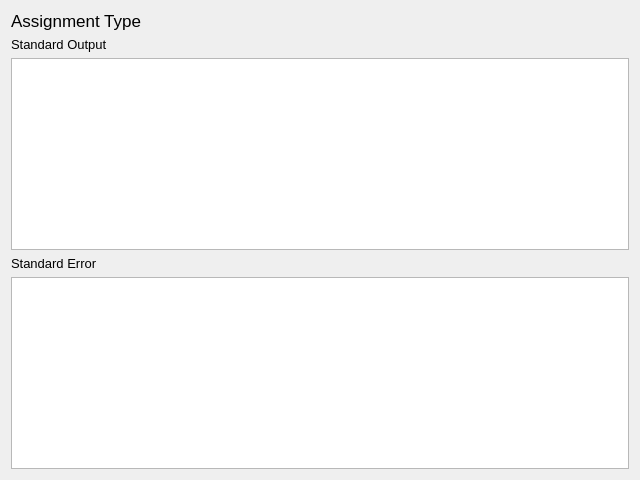
<?xml version="1.0" encoding="UTF-8"?>
<ui version="4.0">
 <class>LogViewer</class>
 <widget class="QWidget" name="LogViewer">
  <property name="geometry">
   <rect>
    <x>0</x>
    <y>0</y>
    <width>640</width>
    <height>480</height>
   </rect>
  </property>
  <property name="windowTitle">
   <string>Form</string>
  </property>
  <property name="styleSheet">
   <string notr="true">QTextEdit {
	font-family: Inconsolata, Lucida Console, Andale Mono, Monaco;
	font-size: 16px;
}</string>
  </property>
  <layout class="QVBoxLayout" name="verticalLayout">
   <item>
    <widget class="QLabel" name="typeLabel">
     <property name="styleSheet">
      <string notr="true">font-size: 17px;</string>
     </property>
     <property name="text">
      <string>Assignment Type</string>
     </property>
    </widget>
   </item>
   <item>
    <widget class="QLabel" name="label_2">
     <property name="styleSheet">
      <string notr="true">font-size: 13px;</string>
     </property>
     <property name="text">
      <string>Standard Output</string>
     </property>
    </widget>
   </item>
   <item>
    <widget class="QTextEdit" name="outputView">
     <property name="undoRedoEnabled">
      <bool>false</bool>
     </property>
     <property name="readOnly">
      <bool>true</bool>
     </property>
    </widget>
   </item>
   <item>
    <widget class="QLabel" name="label_3">
     <property name="styleSheet">
      <string notr="true">font-size: 13px;</string>
     </property>
     <property name="text">
      <string>Standard Error</string>
     </property>
    </widget>
   </item>
   <item>
    <widget class="QTextEdit" name="errorView">
     <property name="undoRedoEnabled">
      <bool>false</bool>
     </property>
     <property name="readOnly">
      <bool>true</bool>
     </property>
    </widget>
   </item>
  </layout>
 </widget>
 <resources/>
 <connections/>
</ui>
